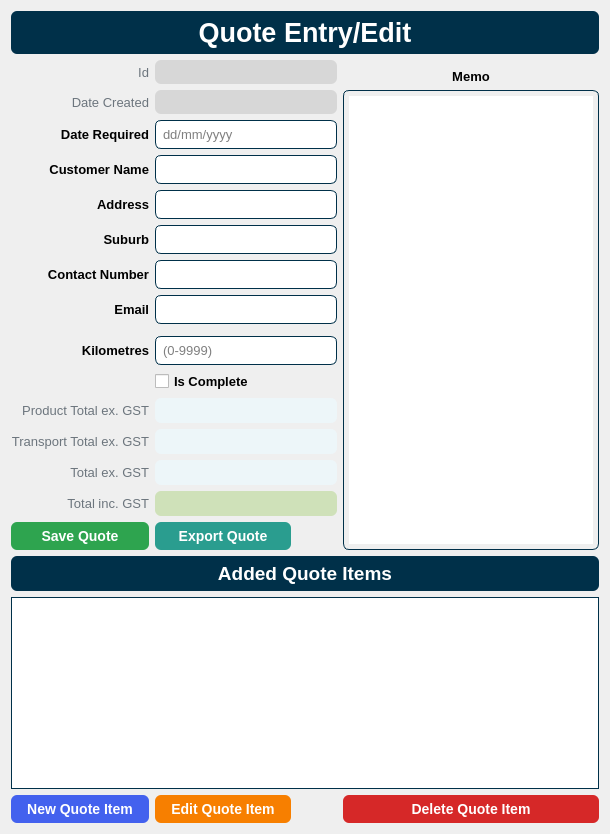
      <widget class="QWidget" name="pageQuoteEntry">
       <layout class="QGridLayout" name="gridLayout_9">
        <item row="5" column="1" colspan="2">
         <widget class="QLineEdit" name="txtQuote_Address">
          <property name="styleSheet">
           <string notr="true">border: 1px solid #003049;
border-radius: 6px;
font-family: &quot;Helvetica&quot;;
font-size: 10pt;
padding: 5px;</string>
          </property>
          <property name="maxLength">
           <number>32767</number>
          </property>
         </widget>
        </item>
        <item row="2" column="1" colspan="2">
         <widget class="QLabel" name="lblQuote_DateCreated">
          <property name="styleSheet">
           <string notr="true">background-color: rgb(215, 215, 215);
border-radius: 6px;
font-family: &quot;Helvetica&quot;;
padding: 5px;</string>
          </property>
          <property name="text">
           <string/>
          </property>
         </widget>
        </item>
        <item row="12" column="0">
         <widget class="QLabel" name="lblQuote_ProductTotalExGst_Label">
          <property name="font">
           <font>
            <family>Helvetica</family>
            <pointsize>10</pointsize>
            <weight>37</weight>
            <bold>false</bold>
           </font>
          </property>
          <property name="styleSheet">
           <string notr="true">color: #6c757d;
font-family: &quot;Helvetica&quot;;
font-weight: 300;
font-size: 10pt</string>
          </property>
          <property name="text">
           <string>Product Total ex. GST</string>
          </property>
          <property name="alignment">
           <set>Qt::AlignRight|Qt::AlignTrailing|Qt::AlignVCenter</set>
          </property>
         </widget>
        </item>
        <item row="10" column="1" colspan="2">
         <widget class="QLineEdit" name="txtQuote_Kilometres">
          <property name="styleSheet">
           <string notr="true">border: 1px solid #003049;
border-radius: 6px;
font-family: &quot;Helvetica&quot;;
font-size: 10pt;
padding: 5px;</string>
          </property>
          <property name="placeholderText">
           <string>(0-9999)</string>
          </property>
         </widget>
        </item>
        <item row="5" column="0">
         <widget class="QLabel" name="lblQuote_Address">
          <property name="styleSheet">
           <string notr="true">font-family: &quot;Helvetica&quot;;
font-weight: 700;
font-size: 10pt;</string>
          </property>
          <property name="text">
           <string>Address</string>
          </property>
          <property name="alignment">
           <set>Qt::AlignRight|Qt::AlignTrailing|Qt::AlignVCenter</set>
          </property>
         </widget>
        </item>
        <item row="4" column="0">
         <widget class="QLabel" name="lblQuote_Name">
          <property name="styleSheet">
           <string notr="true">font-family: &quot;Helvetica&quot;;
font-weight: 700;
font-size: 10pt;</string>
          </property>
          <property name="text">
           <string>Customer Name</string>
          </property>
          <property name="alignment">
           <set>Qt::AlignRight|Qt::AlignTrailing|Qt::AlignVCenter</set>
          </property>
         </widget>
        </item>
        <item row="15" column="0">
         <widget class="QLabel" name="lblQuote_TotalIncGST_Label">
          <property name="font">
           <font>
            <family>Helvetica</family>
            <pointsize>10</pointsize>
            <weight>37</weight>
            <bold>false</bold>
           </font>
          </property>
          <property name="styleSheet">
           <string notr="true">color: #6c757d;
font-family: &quot;Helvetica&quot;;
font-weight: 300;
font-size: 10pt</string>
          </property>
          <property name="text">
           <string>Total inc. GST</string>
          </property>
          <property name="alignment">
           <set>Qt::AlignRight|Qt::AlignTrailing|Qt::AlignVCenter</set>
          </property>
         </widget>
        </item>
        <item row="6" column="1" colspan="2">
         <widget class="QLineEdit" name="txtQuote_Suburb">
          <property name="styleSheet">
           <string notr="true">border: 1px solid #003049;
border-radius: 6px;
font-family: &quot;Helvetica&quot;;
font-size: 10pt;
padding: 5px;</string>
          </property>
          <property name="maxLength">
           <number>32767</number>
          </property>
         </widget>
        </item>
        <item row="4" column="1" colspan="2">
         <widget class="QLineEdit" name="txtQuote_Name">
          <property name="styleSheet">
           <string notr="true">border: 1px solid #003049;
border-radius: 6px;
font-family: &quot;Helvetica&quot;;
font-size: 10pt;
padding: 5px;</string>
          </property>
          <property name="maxLength">
           <number>32767</number>
          </property>
         </widget>
        </item>
        <item row="16" column="0">
         <widget class="QPushButton" name="btnSaveQuote">
          <property name="focusPolicy">
           <enum>Qt::NoFocus</enum>
          </property>
          <property name="styleSheet">
           <string notr="true">background-color: #2ea44f;
border: 1px solid rgba(27, 31, 35, .15);
border-radius: 6px;
color: #fff;
font-family: &quot;Helvetica&quot;;
font-size: 14px;
font-weight: 600;
line-height: 20px;
padding: 6px 16px;
position: relative;
text-align: center;
text-decoration: none;
vertical-align: middle;
white-space: nowrap;</string>
          </property>
          <property name="text">
           <string>Save Quote</string>
          </property>
         </widget>
        </item>
        <item row="14" column="0">
         <widget class="QLabel" name="lblQuote_TotalExGST_Label">
          <property name="font">
           <font>
            <family>Helvetica</family>
            <pointsize>10</pointsize>
            <weight>37</weight>
            <bold>false</bold>
           </font>
          </property>
          <property name="styleSheet">
           <string notr="true">color: #6c757d;
font-family: &quot;Helvetica&quot;;
font-weight: 300;
font-size: 10pt</string>
          </property>
          <property name="text">
           <string>Total ex. GST</string>
          </property>
          <property name="alignment">
           <set>Qt::AlignRight|Qt::AlignTrailing|Qt::AlignVCenter</set>
          </property>
         </widget>
        </item>
        <item row="10" column="0">
         <widget class="QLabel" name="lblQuote_Kilometres">
          <property name="styleSheet">
           <string notr="true">font-family: &quot;Helvetica&quot;;
font-weight: 700;
font-size: 10pt;</string>
          </property>
          <property name="text">
           <string>Kilometres</string>
          </property>
          <property name="alignment">
           <set>Qt::AlignRight|Qt::AlignTrailing|Qt::AlignVCenter</set>
          </property>
         </widget>
        </item>
        <item row="3" column="0">
         <widget class="QLabel" name="lblQuote_DateRequired">
          <property name="styleSheet">
           <string notr="true">font-family: &quot;Helvetica&quot;;
font-weight: 700;
font-size: 10pt;</string>
          </property>
          <property name="text">
           <string>Date Required</string>
          </property>
          <property name="alignment">
           <set>Qt::AlignRight|Qt::AlignTrailing|Qt::AlignVCenter</set>
          </property>
         </widget>
        </item>
        <item row="7" column="1" colspan="2">
         <widget class="QLineEdit" name="txtQuote_ContactNumber">
          <property name="styleSheet">
           <string notr="true">border: 1px solid #003049;
border-radius: 6px;
font-family: &quot;Helvetica&quot;;
font-size: 10pt;
padding: 5px;</string>
          </property>
          <property name="maxLength">
           <number>32767</number>
          </property>
         </widget>
        </item>
        <item row="7" column="0">
         <widget class="QLabel" name="lblQuote_ContactNumber">
          <property name="styleSheet">
           <string notr="true">font-family: &quot;Helvetica&quot;;
font-weight: 700;
font-size: 10pt;</string>
          </property>
          <property name="text">
           <string>Contact Number</string>
          </property>
          <property name="alignment">
           <set>Qt::AlignRight|Qt::AlignTrailing|Qt::AlignVCenter</set>
          </property>
         </widget>
        </item>
        <item row="2" column="0">
         <widget class="QLabel" name="lblQuote_DateCreated_Label">
          <property name="font">
           <font>
            <family>Helvetica</family>
            <pointsize>10</pointsize>
            <weight>37</weight>
            <bold>false</bold>
           </font>
          </property>
          <property name="styleSheet">
           <string notr="true">color: #6c757d;
font-family: &quot;Helvetica&quot;;
font-weight: 300;
font-size: 10pt</string>
          </property>
          <property name="text">
           <string>Date Created</string>
          </property>
          <property name="alignment">
           <set>Qt::AlignRight|Qt::AlignTrailing|Qt::AlignVCenter</set>
          </property>
         </widget>
        </item>
        <item row="6" column="0">
         <widget class="QLabel" name="lblQuote_Suburb">
          <property name="styleSheet">
           <string notr="true">font-family: &quot;Helvetica&quot;;
font-weight: 700;
font-size: 10pt;</string>
          </property>
          <property name="text">
           <string>Suburb</string>
          </property>
          <property name="alignment">
           <set>Qt::AlignRight|Qt::AlignTrailing|Qt::AlignVCenter</set>
          </property>
         </widget>
        </item>
        <item row="15" column="1" colspan="2">
         <widget class="QLabel" name="lblQuote_TotalIncGST">
          <property name="font">
           <font>
            <family>Helvetica</family>
            <pointsize>10</pointsize>
            <weight>87</weight>
            <bold>true</bold>
           </font>
          </property>
          <property name="styleSheet">
           <string notr="true">background-color: #cfe1b9;
border-radius: 6px;
color: #283618;
font-family: &quot;Helvetica&quot;;
font-size: 10pt;
font-weight: 700;
padding: 5px;</string>
          </property>
          <property name="text">
           <string/>
          </property>
         </widget>
        </item>
        <item row="11" column="1">
         <widget class="QCheckBox" name="chkQuote_Completed">
          <property name="focusPolicy">
           <enum>Qt::NoFocus</enum>
          </property>
          <property name="styleSheet">
           <string notr="true">font-family: &quot;Helvetica&quot;;
font-weight: 700;
font-size: 10pt;</string>
          </property>
          <property name="text">
           <string>Is Complete</string>
          </property>
          <property name="tristate">
           <bool>false</bool>
          </property>
         </widget>
        </item>
        <item row="13" column="0">
         <widget class="QLabel" name="lblQuote_TransportTotalExGST_Label">
          <property name="font">
           <font>
            <family>Helvetica</family>
            <pointsize>10</pointsize>
            <weight>37</weight>
            <bold>false</bold>
           </font>
          </property>
          <property name="styleSheet">
           <string notr="true">color: #6c757d;
font-family: &quot;Helvetica&quot;;
font-weight: 300;
font-size: 10pt</string>
          </property>
          <property name="text">
           <string>Transport Total ex. GST</string>
          </property>
          <property name="alignment">
           <set>Qt::AlignRight|Qt::AlignTrailing|Qt::AlignVCenter</set>
          </property>
         </widget>
        </item>
        <item row="3" column="1" colspan="2">
         <widget class="QLineEdit" name="txtQuote_DateRequired">
          <property name="styleSheet">
           <string notr="true">border: 1px solid #003049;
border-radius: 6px;
font-family: &quot;Helvetica&quot;;
font-size: 10pt;
padding: 5px;</string>
          </property>
          <property name="placeholderText">
           <string>dd/mm/yyyy</string>
          </property>
          <property name="clearButtonEnabled">
           <bool>false</bool>
          </property>
         </widget>
        </item>
        <item row="1" column="0">
         <widget class="QLabel" name="lblQuoteId_Label">
          <property name="font">
           <font>
            <family>Helvetica</family>
            <pointsize>10</pointsize>
            <weight>37</weight>
            <bold>false</bold>
           </font>
          </property>
          <property name="styleSheet">
           <string notr="true">color: #6c757d;
font-family: &quot;Helvetica&quot;;
font-weight: 300;
font-size: 10pt</string>
          </property>
          <property name="text">
           <string>Id</string>
          </property>
          <property name="alignment">
           <set>Qt::AlignRight|Qt::AlignTrailing|Qt::AlignVCenter</set>
          </property>
         </widget>
        </item>
        <item row="12" column="1" colspan="2">
         <widget class="QLabel" name="lblQuote_ProductTotalExGST">
          <property name="font">
           <font>
            <family>Helvetica</family>
            <pointsize>10</pointsize>
           </font>
          </property>
          <property name="styleSheet">
           <string notr="true">background-color: #edf6f9;
border-radius: 6px;
font-family: &quot;Helvetica&quot;;
font-size: 10pt;
padding: 5px;</string>
          </property>
          <property name="text">
           <string/>
          </property>
         </widget>
        </item>
        <item row="13" column="1" colspan="2">
         <widget class="QLabel" name="lblQuote_TransportTotalExGST">
          <property name="font">
           <font>
            <family>Helvetica</family>
            <pointsize>10</pointsize>
           </font>
          </property>
          <property name="styleSheet">
           <string notr="true">background-color: #edf6f9;
border-radius: 6px;
font-family: &quot;Helvetica&quot;;
font-size: 10pt;
padding: 5px;</string>
          </property>
          <property name="text">
           <string/>
          </property>
         </widget>
        </item>
        <item row="14" column="1" colspan="2">
         <widget class="QLabel" name="lblQuote_TotalExGST">
          <property name="font">
           <font>
            <family>Helvetica</family>
            <pointsize>10</pointsize>
           </font>
          </property>
          <property name="styleSheet">
           <string notr="true">background-color: #edf6f9;
border-radius: 6px;
font-family: &quot;Helvetica&quot;;
font-size: 10pt;
padding: 5px;</string>
          </property>
          <property name="text">
           <string/>
          </property>
         </widget>
        </item>
        <item row="19" column="0">
         <widget class="QPushButton" name="btnNewQuoteItem">
          <property name="focusPolicy">
           <enum>Qt::NoFocus</enum>
          </property>
          <property name="styleSheet">
           <string notr="true">background-color: #4361ee;
border: 1px solid rgba(27, 31, 35, .15);
border-radius: 6px;
color: #fff;
font-family: &quot;Helvetica&quot;;
font-size: 14px;
font-weight: 600;
line-height: 20px;
padding: 6px 16px;
position: relative;
text-align: center;
text-decoration: none;
vertical-align: middle;
white-space: nowrap;</string>
          </property>
          <property name="text">
           <string>New Quote Item</string>
          </property>
         </widget>
        </item>
        <item row="19" column="1">
         <widget class="QPushButton" name="btnEditQuoteItem">
          <property name="focusPolicy">
           <enum>Qt::NoFocus</enum>
          </property>
          <property name="styleSheet">
           <string notr="true">background-color: #f77f00;
border: 1px solid rgba(27, 31, 35, .15);
border-radius: 6px;
color: #fff;
font-family: &quot;Helvetica&quot;;
font-size: 14px;
font-weight: 600;
line-height: 20px;
padding: 6px 16px;
position: relative;
text-align: center;
text-decoration: none;
vertical-align: middle;
white-space: nowrap;</string>
          </property>
          <property name="text">
           <string>Edit Quote Item</string>
          </property>
         </widget>
        </item>
        <item row="1" column="1" colspan="2">
         <widget class="QLabel" name="lblQuoteId">
          <property name="styleSheet">
           <string notr="true">background-color: rgb(215, 215, 215);
border-radius: 6px;
font-family: &quot;Helvetica&quot;;
padding: 5px;</string>
          </property>
          <property name="text">
           <string/>
          </property>
         </widget>
        </item>
        <item row="16" column="1">
         <widget class="QPushButton" name="btnExportQuote_Entry">
          <property name="focusPolicy">
           <enum>Qt::NoFocus</enum>
          </property>
          <property name="styleSheet">
           <string notr="true">background-color: #2a9d8f;
border: 1px solid rgba(27, 31, 35, .15);
border-radius: 6px;
color: #fff;
font-family: &quot;Helvetica&quot;;
font-size: 14px;
font-weight: 600;
line-height: 20px;
padding: 6px 16px;
position: relative;
text-align: center;
text-decoration: none;
vertical-align: middle;
white-space: nowrap;</string>
          </property>
          <property name="text">
           <string>Export Quote</string>
          </property>
         </widget>
        </item>
        <item row="1" column="3">
         <widget class="QLabel" name="lblQuote_Memo">
          <property name="styleSheet">
           <string notr="true">font-family: &quot;Helvetica&quot;;
font-weight: 700;
font-size: 10pt;</string>
          </property>
          <property name="text">
           <string>Memo</string>
          </property>
          <property name="alignment">
           <set>Qt::AlignBottom|Qt::AlignHCenter</set>
          </property>
         </widget>
        </item>
        <item row="2" column="3" rowspan="15">
         <widget class="QPlainTextEdit" name="txtQuote_Memo">
          <property name="styleSheet">
           <string notr="true">border: 1px solid #003049;
border-radius: 6px;
font-family: &quot;Helvetica&quot;;
font-size: 10pt;
padding: 5px;</string>
          </property>
         </widget>
        </item>
        <item row="17" column="0" colspan="4">
         <widget class="QLabel" name="lblQuoteItem_Header">
          <property name="styleSheet">
           <string notr="true">border: 1px solid rgba(27, 31, 35, .15);
border-radius: 6px;
background-color: #003049;
color: #ffffff;
font-size: 14pt;
font-family: &quot;Helvetica&quot;;
font-style: normal;
font-weight: 700;
padding: 6px;</string>
          </property>
          <property name="text">
           <string>Added Quote Items</string>
          </property>
          <property name="alignment">
           <set>Qt::AlignCenter</set>
          </property>
         </widget>
        </item>
        <item row="18" column="0" colspan="4">
         <widget class="QTableWidget" name="tblQuoteItems">
          <property name="focusPolicy">
           <enum>Qt::NoFocus</enum>
          </property>
          <property name="styleSheet">
           <string notr="true">border: 1px solid #003049;
font-family: &quot;Helvetica&quot;;
font-size: 10pt;</string>
          </property>
          <property name="editTriggers">
           <set>QAbstractItemView::NoEditTriggers</set>
          </property>
          <property name="selectionMode">
           <enum>QAbstractItemView::SingleSelection</enum>
          </property>
          <property name="selectionBehavior">
           <enum>QAbstractItemView::SelectRows</enum>
          </property>
          <property name="sortingEnabled">
           <bool>true</bool>
          </property>
          <attribute name="horizontalHeaderStretchLastSection">
           <bool>true</bool>
          </attribute>
          <attribute name="verticalHeaderVisible">
           <bool>false</bool>
          </attribute>
          <attribute name="verticalHeaderStretchLastSection">
           <bool>false</bool>
          </attribute>
         </widget>
        </item>
        <item row="19" column="3">
         <widget class="QPushButton" name="btnDeleteQuoteItem">
          <property name="focusPolicy">
           <enum>Qt::NoFocus</enum>
          </property>
          <property name="styleSheet">
           <string notr="true">background-color: #d62828;
border: 1px solid rgba(27, 31, 35, .15);
border-radius: 6px;
color: #fff;
font-family: &quot;Helvetica&quot;;
font-size: 14px;
font-weight: 600;
line-height: 20px;
padding: 6px 16px;
position: relative;
text-align: center;
text-decoration: none;
vertical-align: middle;
white-space: nowrap;</string>
          </property>
          <property name="text">
           <string>Delete Quote Item</string>
          </property>
         </widget>
        </item>
        <item row="19" column="2">
         <spacer name="horizontalSpacer">
          <property name="orientation">
           <enum>Qt::Horizontal</enum>
          </property>
          <property name="sizeHint" stdset="0">
           <size>
            <width>40</width>
            <height>20</height>
           </size>
          </property>
         </spacer>
        </item>
        <item row="0" column="0" colspan="4">
         <widget class="QLabel" name="lblQuoteEntry_Header">
          <property name="styleSheet">
           <string notr="true">border: 1px solid rgba(27, 31, 35, .15);
border-radius: 6px;
background-color: #003049;
color: #ffffff;
font-size: 20pt;
font-family: &quot;Helvetica&quot;;
font-style: normal;
font-weight: 700;
padding: 6px;</string>
          </property>
          <property name="text">
           <string>Quote Entry/Edit</string>
          </property>
          <property name="alignment">
           <set>Qt::AlignCenter</set>
          </property>
         </widget>
        </item>
        <item row="16" column="2">
         <spacer name="horizontalSpacer_2">
          <property name="orientation">
           <enum>Qt::Horizontal</enum>
          </property>
          <property name="sizeHint" stdset="0">
           <size>
            <width>40</width>
            <height>20</height>
           </size>
          </property>
         </spacer>
        </item>
        <item row="8" column="0">
         <widget class="QLabel" name="lblQuote_Email">
          <property name="styleSheet">
           <string notr="true">font-family: &quot;Helvetica&quot;;
font-weight: 700;
font-size: 10pt;</string>
          </property>
          <property name="text">
           <string>Email</string>
          </property>
          <property name="alignment">
           <set>Qt::AlignRight|Qt::AlignTrailing|Qt::AlignVCenter</set>
          </property>
         </widget>
        </item>
        <item row="8" column="1" colspan="2">
         <widget class="QLineEdit" name="txtQuote_Email">
          <property name="styleSheet">
           <string notr="true">border: 1px solid #003049;
border-radius: 6px;
font-family: &quot;Helvetica&quot;;
font-size: 10pt;
padding: 5px;</string>
          </property>
          <property name="maxLength">
           <number>32767</number>
          </property>
         </widget>
        </item>
       </layout>
       <zorder>tblQuoteItems</zorder>
       <zorder>txtQuote_ContactNumber</zorder>
       <zorder>txtQuote_Suburb</zorder>
       <zorder>lblQuoteItem_Header</zorder>
       <zorder>txtQuote_DateRequired</zorder>
       <zorder>txtQuote_Kilometres</zorder>
       <zorder>lblQuoteId_Label</zorder>
       <zorder>lblQuote_DateCreated_Label</zorder>
       <zorder>txtQuote_Name</zorder>
       <zorder>lblQuoteId</zorder>
       <zorder>txtQuote_Address</zorder>
       <zorder>lblQuote_Kilometres</zorder>
       <zorder>lblQuote_DateCreated</zorder>
       <zorder>lblQuote_Address</zorder>
       <zorder>lblQuote_DateRequired</zorder>
       <zorder>lblQuote_Name</zorder>
       <zorder>lblQuote_Suburb</zorder>
       <zorder>lblQuote_ContactNumber</zorder>
       <zorder>lblQuoteEntry_Header</zorder>
       <zorder>lblQuote_ProductTotalExGst_Label</zorder>
       <zorder>lblQuote_ProductTotalExGST</zorder>
       <zorder>lblQuote_TransportTotalExGST_Label</zorder>
       <zorder>lblQuote_TransportTotalExGST</zorder>
       <zorder>lblQuote_TotalExGST_Label</zorder>
       <zorder>lblQuote_TotalExGST</zorder>
       <zorder>lblQuote_TotalIncGST_Label</zorder>
       <zorder>lblQuote_TotalIncGST</zorder>
       <zorder>btnNewQuoteItem</zorder>
       <zorder>btnEditQuoteItem</zorder>
       <zorder>btnSaveQuote</zorder>
       <zorder>btnExportQuote_Entry</zorder>
       <zorder>chkQuote_Completed</zorder>
       <zorder>lblQuote_Memo</zorder>
       <zorder>txtQuote_Memo</zorder>
       <zorder>btnDeleteQuoteItem</zorder>
       <zorder>horizontalSpacer</zorder>
       <zorder>horizontalSpacer_2</zorder>
       <zorder>txtQuote_Email</zorder>
       <zorder>lblQuote_Email</zorder>
      </widget>
